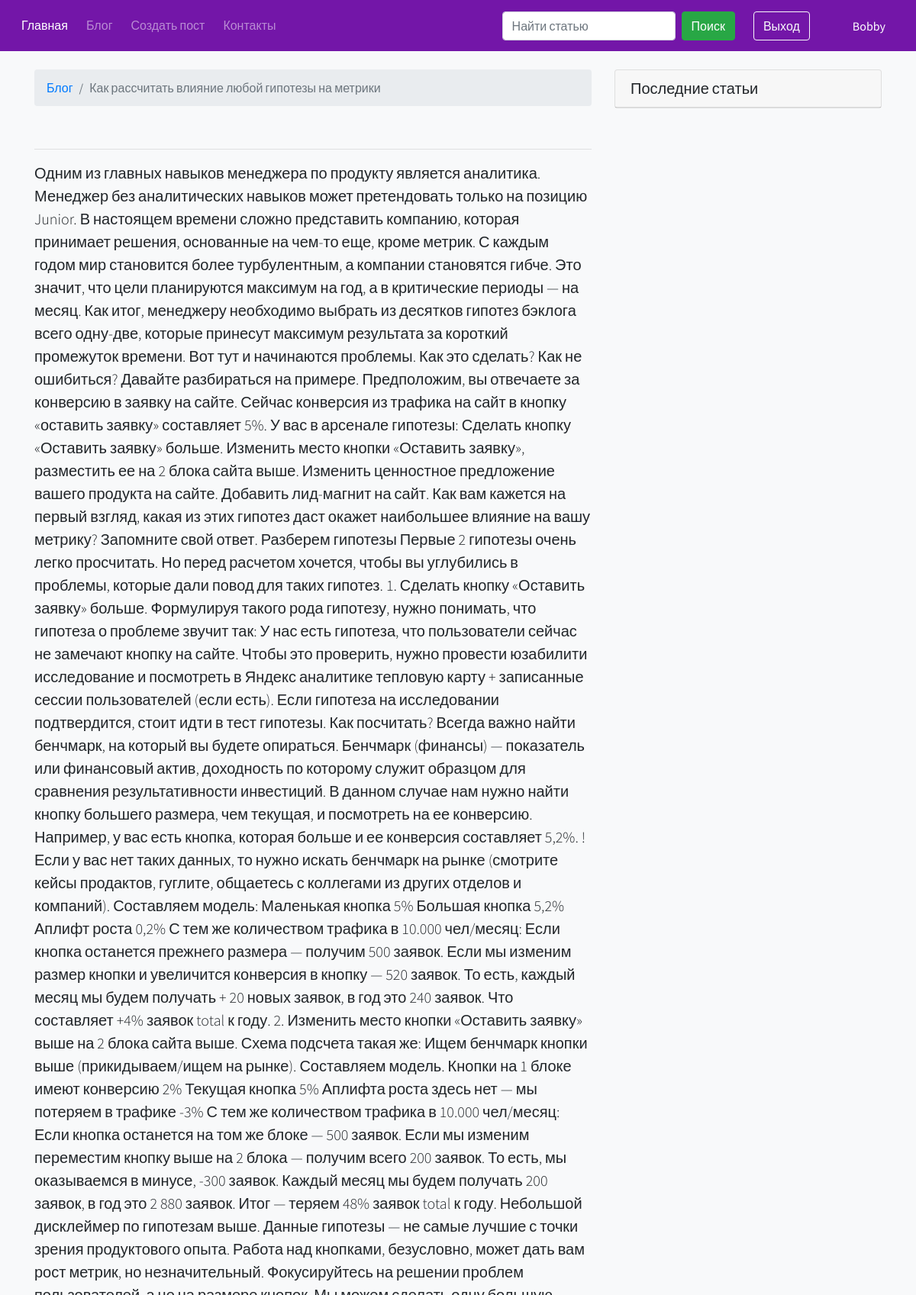
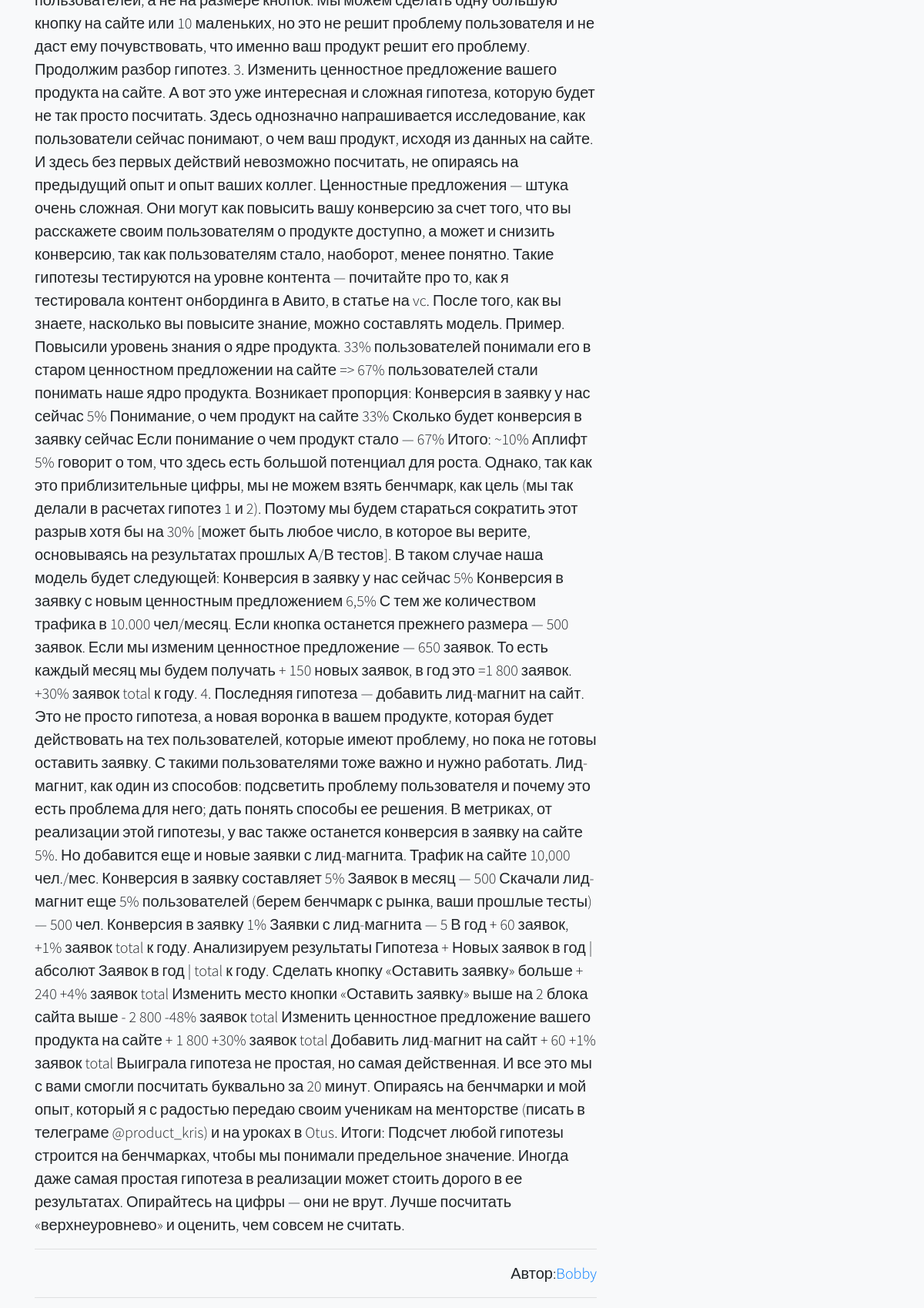
The page /blog/post-1 (signed in, upper part) on the database its author committed (2 pictures, top to bottom).
### authentication/models.py (models this page shows, shortened)
class UserModel(db.Model, UserMixin):
    id = db.Column(db.Integer, primary_key=True)
    username = db.Column(db.String(255), nullable=False, unique=True)
    email = db.Column(db.String(255), nullable=False, unique=True)
    password = db.Column(db.String(255), nullable=False)
    role = db.Column(db.String(255), default="user")
    registration_data = db.Column(db.DateTime, default=datetime.utcnow)
    posts = db.relationship('PostModel', backref='post_author', lazy=True)

### blog/models.py (models this page shows, shortened)
class PostModel(db.Model):
    id = db.Column(db.Integer, primary_key=True)
    title = db.Column(db.String(100), nullable=False)
    image = db.Column(db.String(255), nullable=True)
    description = db.Column(db.String(255), nullable=False)
    text = db.Column(db.Text, nullable=False)
    author = db.Column(db.Integer, db.ForeignKey('user_model.id', ondelete="CASCADE"))
    created_data = db.Column(db.DateTime, default=datetime.now(timezone('Europe/Minsk')))

### blog/blog.py (the view, shortened to what this page needs)
@blog.route("/post-<int:post_id>", methods=["GET", "POST"])
def post_page_view(post_id):
    comment_form = CreateCommentForm()
    if not get_post_from_post_model_where_id(post_id):
        abort(404)
    return render_template(
        "blog/post_page.html",
        post=get_post_from_post_model_where_id(post_id),
        five_last_posts=get_five_last_posts_from_posts_table(post_id),
        comment_form=comment_form,
        all_comments=get_comments_from_comments_table_where_post_id(post_id),
    )

### blog/forms.py
class CreateCommentForm(FlaskForm):
    text = TextAreaField(
        "Текст комментария",
        validators=[DataRequired()],
        render_kw={
            "class": "form-control",
            "placeholder": "",
        },
    )
    submit = SubmitField(
        "Оставить комментарий",
        render_kw={"class": "btn my-3 btn-primary btn-block"},
    )

### app.py (called while the page is built)
@app.after_request
def redirect_to_signin(response):
    if response.status_code == 401:
        flash('Пожалуйста войдите в свой аккаунт или зарегистрируйтесь, чтобы попасть в данный раздел.', 'success')
        return redirect(url_for('authentication.sign_in_view', next_page=request.url))
    return response

### authentication/models.py (called while the page is built)
@login_manager.user_loader
def load_user(user_model_id: str):
    return UserModel.query.get(user_model_id)

### blog/services.py (called while the page is built)
@logger.catch
def get_five_last_posts_from_posts_table(post_id: int):
    return PostModel.query.filter(PostModel.id != post_id).limit(5)[::-1]

@logger.catch
def get_post_from_post_model_where_id(post_id: int):
    return PostModel.query.get(post_id)

@logger.catch
def get_comments_from_comments_table_where_post_id(post_id: int):
    return db.session.query(UserModel, CommentModel).join(CommentModel, UserModel.id == CommentModel.user_id).filter_by(
        post_id=post_id
    )[::-1]

### templates/blog/post_page.html (shortened to what this page needs)
{% extends 'base.html' %}
{% block content_app %}
    <div class="container">
        <div class="row">
            <div class="col-lg-8 text-break">
                <nav aria-label="breadcrumb" class="mt-4">
                    <ol class="breadcrumb">
                        <li class="breadcrumb-item"><a href="{{ url_for("blog.blog_view") }}">Блог</a></li>
                        <li class="breadcrumb-item active" aria-current="page">{{ post.title }}</li>
                    </ol>
                </nav>
                <hr>
                <p class="lead">{{ post.text|safe }}</p>
                <hr>
                <p class="lead text-right">Автор:<a href="#">{{ post.post_author.username }}</a></p>
                <hr>
            </div>
        {% include 'blog/post_page_aside.html' %}
        </div>
    </div>
{% endblock %}

### templates/block/header.html (shortened to what this page needs)
<div class="header">
    <nav class="navbar navbar-expand-lg navbar-dark sticky-top" style="background-color: #7316a8">
        <div class="collapse navbar-collapse" id="navbarSupportedContent">
            <ul class="navbar-nav mr-auto">
                <li class="nav-item active px-1 pt-2 h6">
                    <a href="/" class="nav-link">Главная</a>
                </li>
                <li class="nav-item px-1 pt-2 h6">
                    <a href="{{ url_for('blog.blog_view') }}" class="nav-link">Блог</a>
                </li>
                <li class="nav-item px-1 pt-2 h6">
                    <a href="{{ url_for('blog.create_post_view') }}" class="nav-link">Создать пост</a>
                </li>
                <li class="nav-item px-1 pt-2 h6">
                    <a href="{{ url_for('feedback.feedback_view') }}" class="nav-link">Контакты</a>
                </li>
            </ul>
            <form action="#" method="get" class="form-inline my-2 my-lg-0">
                <input type="text" name="query" size="20" class="form-control mr-sm-2" placeholder="Найти статью"
                       aria-label="Поиск">
                <button class="btn btn-success my-2 my-sm-0 mr-4" type="submit">Поиск</button>
            </form>
            {% if current_user.is_authenticated %}
                <a href="{{ url_for('authentication.sign_out_view') }}" class="btn btn-outline-light mr-2">Выход</a>
                <span class="navbar-text text-white mr-4 ml-5">{{ current_user.username }}</span>
            {% else %}
                <a href="{{ url_for('authentication.sign_in_view') }}" class="btn btn-outline-light mr-2">Вход</a>
                <a href="{{ url_for('authentication.sign_up_view') }}"
                   class="btn btn-outline-light mr-2">Регистрация</a>
            {% endif %}
        </div>
    </nav>
</div>

### static/css/style.css (style rules this page uses)
* { font-family: 'Source Sans Pro', sans-serif; }
a { text-decoration: none; }

### rows shown on the page
UserModel: username "Bobby", post_author.username "Bobby"
PostModel: title "Как рассчитать влияние любой гипотезы на метрики", text "Одним из главных навыков менеджера по продукту является аналитика. Менеджер без аналитических навыков может претендовать только на позицию Junior. В настоящем времени сложно представить компанию, которая принимает решения, основанные на чем-то еще, кроме метрик. С каждым годом мир становится более турбулентным, а компании становятся гибче. Это значит, что цели планируются максимум на год, а в критические периоды — на месяц. Как итог, менеджеру необходимо выбрать из десятков гипотез бэклога всего одну-две, которые принесут максимум результата за короткий промежуток времени. Вот тут и начинаются проблемы. Как это сделать? Как не ошибиться? Давайте разбираться на примере. Предположим, вы…"
